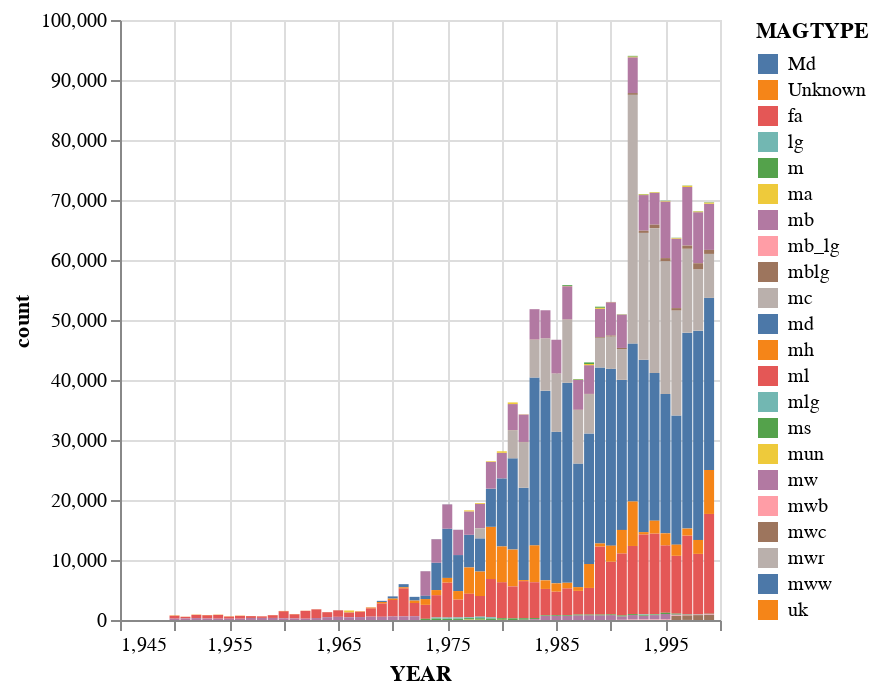

The notebook cell this image was saved under:
### Code cell
mag_year_data = EQ_data.groupby('YEAR')['MAGTYPE'].value_counts()
selection = alt.selection_multi(fields=['MAGTYPE'], bind='legend')
hist_MY = alt.Chart(mag_year_data.reset_index()).mark_bar().add_selection(selection).encode(
    alt.X('YEAR'),
    alt.Y('count'),
    color='MAGTYPE',
    opacity=alt.condition(selection, alt.value(1), alt.value(0))
).interactive()
hist_MY

### Figure 1 — Vega-Lite specification as saved in the notebook (floating-point values rounded to 4 significant figures; data arrays with more than 128 entries replaced by an {"elided": "..."} marker saying what was removed)
{"usermeta": {"embedOptions": {"theme": "dark"}}, "config": {"view": {"continuousWidth": 300, "continuousHeight": 300}}, "data": {"name": "data-87d4708e96992246276265995a41c72a"}, "mark": {"type": "bar"}, "encoding": {"color": {"field": "MAGTYPE", "type": "nominal"}, "opacity": {"condition": {"param": "param_35", "value": 1}, "value": 0}, "x": {"field": "YEAR", "type": "quantitative"}, "y": {"field": "count", "type": "quantitative"}}, "params": [{"name": "param_35", "select": {"type": "point", "fields": ["MAGTYPE"]}, "bind": "legend"}, {"name": "param_36", "select": {"type": "interval", "encodings": ["x", "y"]}, "bind": "scales"}], "$schema": "https://vega.github.io/schema/vega-lite/v5.17.0.json", "datasets": {"data-87d4708e96992246276265995a41c72a": {"elided": "436 records"}}}
